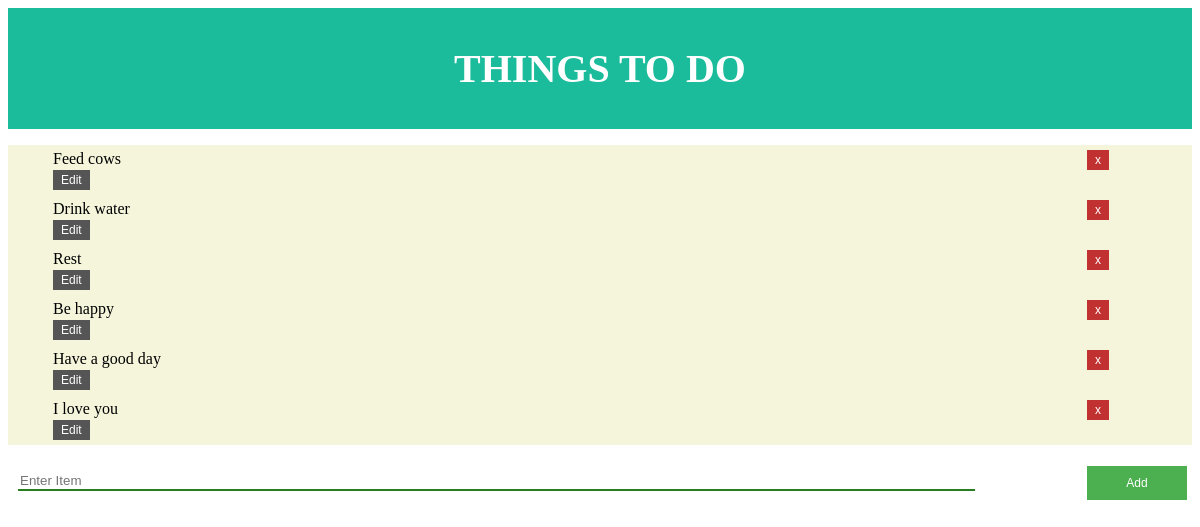
Page /todo/ on the earlier database version.
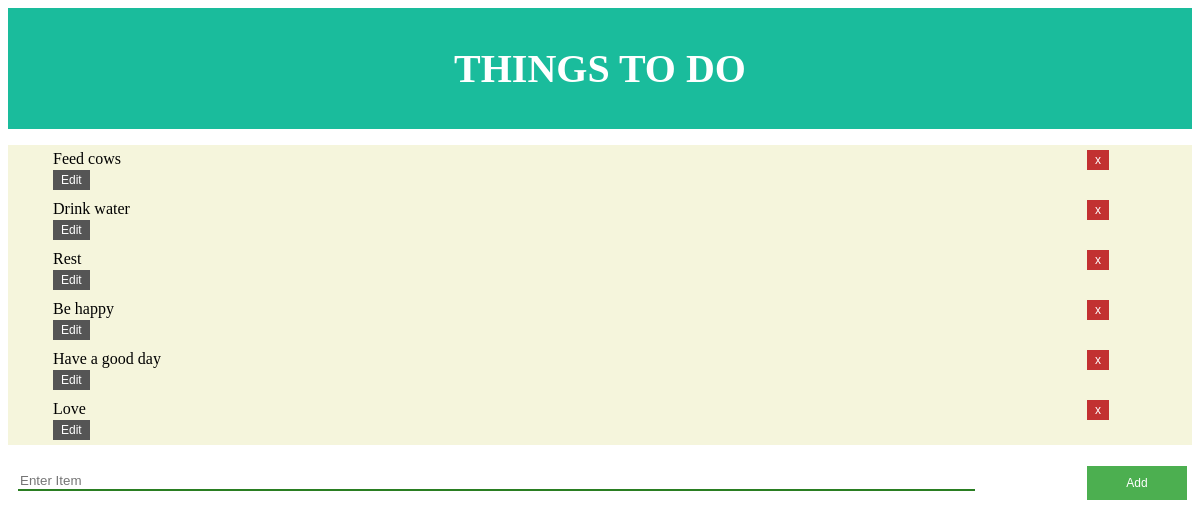
Same page on the later database version.
### todo/models.py (models this page shows)
class TodoItem(models.Model):
    content = models.TextField()

### todo/views.py (the view)
# urls.py: path('todo/', todoView),
def todoView(request):
    all_todo_items = TodoItem.objects.all()
    return render(request, 'todo.html',
        {'all_items': all_todo_items})

### templates/todo.html (shortened to what this page needs)
{% load static %}
<!DOCTYPE html>
<head>
    <link rel="stylesheet" type="text/css" href="{% static 'css/style.css' %}"/>
</head>
<body>
    <div class="header">
        <h1>Things to do</h1>
    </div>
    <div class="item-input">
        <ul>
            {% for todo_item in all_items %}
                <li class="list">
                    <div class="item-content">{{ todo_item.content }}</div>
                    <div class="delete">
                        <form id="dlt" action="/deleteTodo/{{todo_item.id}}/"
                        style="display:inline;"
                        method="post">{% csrf_token %}
                        <button id="dlt" type="submit">x</button>
                        </form>
                    </div>
                    <div class="edit">
                        <form id="btn" action="/editTodo/{{todo_item.id}}/"
                        style="display:inline;"
                        method="post">{% csrf_token %}
                        <button type="button" id="btn">Edit</button>
                        </form>
                    </div>
                </li>
            {% endfor %}
        </ul>
    </div>
    <form class="form" action="/addTodo/" method="post">{% csrf_token %}
        <div class="task">
            <input class="content" type="text" name="content" placeholder="Enter Item"/>
        </div>
        <div class="add">
            <button id="add" type="submit">Add</button>
        </div>
    </form>
</body>
</html>

### static/css/style.css (style rules this page uses)
* { box-sizing: border-box; }
.header { padding: 10px; text-align: center; background: #1abc9c; color: white; font-size: 20px; }
h1 { text-align: center; text-transform: uppercase; }
input[type=text] { border: none; border-bottom: 2px solid rgb(42, 126, 34); }
button#add { background-color: #4CAF50; border: none; color: white; padding: 10px 27px; text-align: center; text-decoration: none; display: inline-block; font-size: 12px; transition-duration: 0.4s; width: 100%; }
button#dlt { background-color: #c23131; color: white; border: 2px solid #c23131; font-size: 12px; transition-duration: 0.4s; }
button#btn { background-color: #555555; color: white; border: 2px solid #555555; font-size: 12px; transition-duration: 0.4s; }
.form { display: grid; grid-template-columns: auto 100px; padding: 5px; }
.task { padding: 5px; width: 90%; }
.content { width: 100%; }
.list { display: grid; grid-template-columns: auto 100px; padding: 5px; }
.item-input { background-color: beige; }

Differences in the rows shown:
removed TodoItem: content "I love you"
added TodoItem: content "Love"
